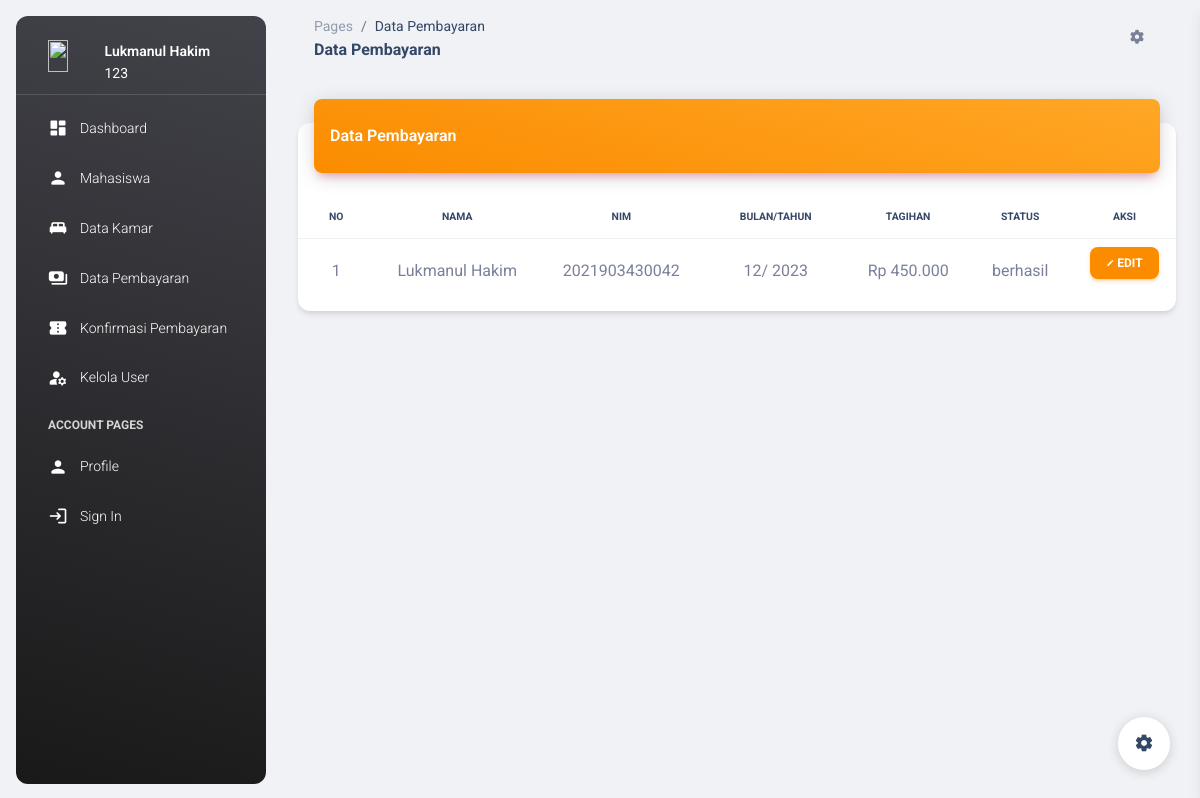
The app's page /dt_pembayaran.php (signed in) with its own data.
### tables this page shows
CREATE TABLE `riwayat_pembayaran` (
  `id_riwayat` int(15) NOT NULL,
  `id_mhs` int(15) NOT NULL,
  `nim` varchar(100) NOT NULL,
  `bulan` varchar(25) NOT NULL,
  `tahun` varchar(25) NOT NULL,
  `tagihan` int(15) NOT NULL,
  `status` varchar(50) NOT NULL,
  `waktu` datetime NOT NULL DEFAULT current_timestamp()
);

CREATE TABLE `mahasiswa` (
  `id_mhs` int(15) NOT NULL,
  `nim` varchar(100) NOT NULL,
  `nama_mhs` varchar(100) NOT NULL,
  `foto` varchar(255) NOT NULL,
  `tempat` varchar(50) NOT NULL,
  `tgl_lahir` date NOT NULL,
  `jk` varchar(15) NOT NULL,
  `kewarganegaraan` varchar(50) NOT NULL,
  `agama` varchar(50) NOT NULL,
  `email` varchar(50) NOT NULL,
  `no_hp` varchar(50) NOT NULL,
  `kode_pos` varchar(25) NOT NULL,
  `alamat` varchar(50) NOT NULL,
  `provinsi` varchar(255) NOT NULL,
  `kabupaten` varchar(255) NOT NULL,
  `kecamatan` varchar(255) NOT NULL,
  `ortu` varchar(50) NOT NULL,
  `no_hp_ortu` varchar(25) NOT NULL,
  `alamat_ortu` varchar(100) NOT NULL,
  `pendidikan` varchar(25) NOT NULL,
  `nama_sekolah` varchar(100) NOT NULL,
  `jurusan` varchar(50) NOT NULL,
  `prodi` varchar(50) NOT NULL,
  `semester` varchar(50) NOT NULL
);

### proses/koneksi.php (called while the page is built, shortened)
<?php
function format_rupiah($angka)
{
    $rupiah = "Rp " . number_format($angka, 0, ',', '.');
    return $rupiah;
}
?>

### dt_pembayaran.php (the view, shortened to what this page needs)
<?php include 'proses/koneksi.php'; ?>
<!DOCTYPE html>
<html lang="en">
<head>
  <link href="./assets/css/nucleo-icons.css" rel="stylesheet" />
  <link href="./assets/css/nucleo-svg.css" rel="stylesheet" />
  <link id="pagestyle" href="./assets/css/material-dashboard.css?v=3.0.0" rel="stylesheet" />
</head>
<body class="g-sidenav-show bg-gray-200">
  <?php include 'sidebar.php'; ?>
  <main class="main-content position-relative max-height-vh-100 h-100 border-radius-lg">
    <nav class="navbar navbar-main navbar-expand-lg px-0 mx-4 shadow-none border-radius-xl" id="navbarBlur"
      navbar-scroll="true">
      <div class="container-fluid py-1 px-3">
        <nav aria-label="breadcrumb">
          <ol class="breadcrumb bg-transparent mb-0 pb-0 pt-1 px-0 me-sm-6 me-5">
            <li class="breadcrumb-item text-sm"><a class="opacity-5 text-dark" href="javascript:;">Pages</a></li>
            <li class="breadcrumb-item text-sm text-dark active" aria-current="page">Data Pembayaran</li>
          </ol>
          <h6 class="font-weight-bolder mb-0">Data Pembayaran</h6>
        </nav>
        <ul class="navbar-nav justify-content-end">
          <li class="nav-item px-3 d-flex align-items-center">
            <a href="javascript:;" class="nav-link text-body p-0">
              <i class="fa fa-cog fixed-plugin-button-nav cursor-pointer"></i>
            </a>
          </li>
        </ul>
      </div>
    </nav>
    <div class="container-fluid py-4">
      <div class="row">
        <div class="col-12">
          <div class="card my-4">
            <div class="card-header p-0 position-relative mt-n4 mx-3 z-index-2">
              <div class="bg-gradient-warning shadow-primary border-radius-lg pt-4 pb-3">
                <div class="d-flex justify-content-between">
                  <h6 class="text-white text-capitalize ps-3">Data Pembayaran</h6>
                </div>
              </div>
            </div>
            <div class="card-body px-0 pb-2">
              <div class="table-responsive p-0">
                <table class="table align-items-center mb-0 text-center">
                  <thead>
                    <tr>
                      <th class="text-uppercase text-dark text-xxs font-weight-bolder">No</th>
                      <th class="text-uppercase text-dark text-xxs font-weight-bolder">Nama</th>
                      <th class="text-uppercase text-dark text-xxs font-weight-bolder">NIM</th>
                      <th class="text-uppercase text-dark text-xxs font-weight-bolder">Bulan/Tahun</th>
                      <th class="text-uppercase text-dark text-xxs font-weight-bolder">Tagihan</th>
                      <th class="text-uppercase text-dark text-xxs font-weight-bolder">Status</th>
                      <th class="text-uppercase text-dark text-xxs font-weight-bolder">Aksi</th>
                    </tr>
                  </thead>
                  <tbody class="text-center">
                    <?php
                    $no = 1;
                    $kueri = mysqli_query($conn, "SELECT * FROM riwayat_pembayaran");
                    while ($row = mysqli_fetch_array($kueri)) {
                      $idmhs = $row['id_mhs'];
                      $kueri2 = mysqli_query($conn, "SELECT * FROM mahasiswa WHERE id_mhs = $idmhs");
                      $row2 = mysqli_fetch_array($kueri2);
                      ?>
                      <tr>
                        <td>
                          <?php echo $no++; ?>
                        </td>
                        <td>
                          <?php echo $row2['nama_mhs']; ?>
                        </td>
                        <td>
                          <?php echo $row2['nim']; ?>
                        </td>
                        <td>
                          <?php echo $row['bulan']; ?>/
                          <?php echo $row['tahun']; ?>
                        </td>
                        <td>
                          <?php echo format_rupiah($row['tagihan']); ?>
                        </td>
                        <td>
                          <?php echo $row['status']; ?>
                        </td>
                        <td>
                          <a href="#" class="btn btn-sm btn-warning">
                            <i class="material-icons">edit</i>
                            edit
                          </a>
                        </td>
                      </tr>
                    <?php } ?>
                  </tbody>
                </table>
              </div>
            </div>
          </div>
        </div>
      </div>
    </div>
  </main>
  <div class="fixed-plugin">
    <a class="fixed-plugin-button text-dark position-fixed px-3 py-2">
      <i class="material-icons py-2">settings</i>
    </a>
  </div>
</body>
</html>

### records on screen
riwayat_pembayaran: id_mhs.nama_mhs "Lukmanul Hakim", id_mhs.nim "2021903430042", bulan "12", tahun "2023", tagihan "Rp 450.000", status "berhasil"

### other values on screen
$_SESSION['nama_user'] "Lukmanul Hakim"
$_SESSION['nomor_identitas'] "123"
